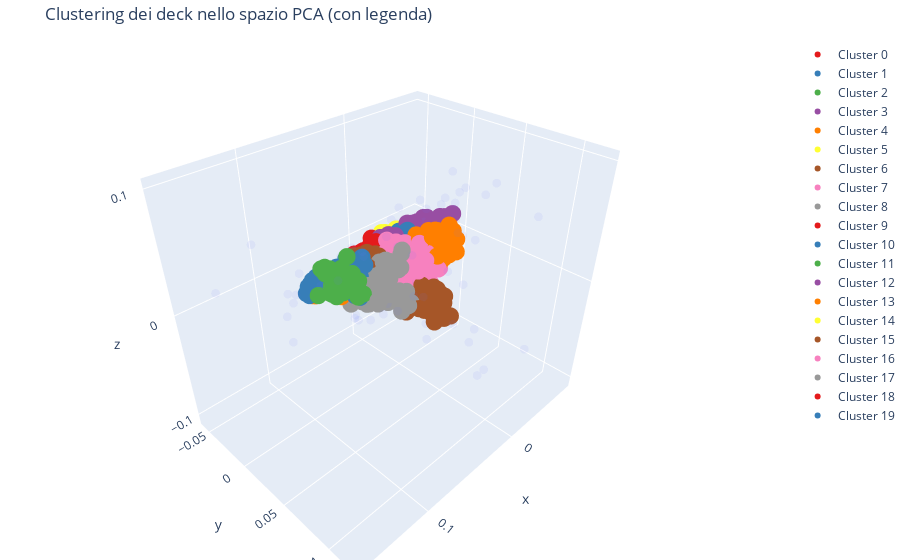

Notebook code cell kept with this figure:
### Code cell
from sklearn.cluster import KMeans
import plotly.graph_objects as go
import plotly.express as px
import numpy as np
import plotly.io as pio

# === Clustering come prima ===
N_DECK_CLUSTERS = 20
mask_valid = ~np.isnan(deck_points).any(axis=1)
deck_points_valid = deck_points[mask_valid]

kmeans_decks = KMeans(n_clusters=N_DECK_CLUSTERS, n_init="auto", random_state=RANDOM_STATE)
deck_clusters = np.full(len(decks), -1)
deck_clusters[mask_valid] = kmeans_decks.fit_predict(deck_points_valid)

df_out["deck_cluster"] = deck_clusters
df_out.to_csv(OUT_CSV, index=False)
print(f"Coordinate + cluster deck salvate in: {OUT_CSV.resolve()}")

# === Preparazione palette e mapping ===
palette = px.colors.qualitative.Set1
unique_clusters = sorted([c for c in np.unique(deck_clusters) if c != -1])
cluster_to_color = {c: palette[i % len(palette)] for i, c in enumerate(unique_clusters)}
cluster_to_color[-1] = "rgba(150,150,150,0.35)"

# === Crea figura e trace “sfondo carte” ===
fig2 = go.Figure()
fig2.add_trace(go.Scatter3d(
    x=coords[:, 0], y=coords[:, 1], z=coords[:, 2],
    mode="markers",
    marker=dict(size=3, opacity=0.08),
    showlegend=False,
    hoverinfo="skip",
    name="Carte"
))

# === Per ogni cluster, traccia i deck che appartengono a quel cluster ===
for cl in unique_clusters + [-1]:  # includi -1 se vuoi mostrare “non assegnati”
    mask = (deck_clusters == cl)
    if not mask.any():
        continue
    clr = cluster_to_color[cl]
    name = f"Cluster {cl}" if cl != -1 else "Non assegnati"
    fig2.add_trace(go.Scatter3d(
        x=deck_points[mask, 0],
        y=deck_points[mask, 1],
        z=deck_points[mask, 2],
        mode="markers",
        marker=dict(size=6, color=clr),
        text=[f"Deck {i}" for i in np.where(mask)[0]],
        hovertext=[deck_labels[i] for i in np.where(mask)[0]],
        hoverinfo="text",
        name=name
    ))

fig2.update_layout(
    title="Clustering dei deck nello spazio PCA (con legenda)",
    margin=dict(l=0, r=0, b=0, t=40),
    legend=dict(
        itemsizing="trace",
        bgcolor="rgba(255,255,255,0.8)"
    )
)
fig2.show()

# === Salva HTML ===
pio.write_html(fig2, OUT_HTML.with_name("decks_clusters_legend.html").as_posix(),
               include_plotlyjs="cdn", full_html=True)
print(f"Grafico cluster con legenda salvato in: {OUT_HTML.with_name('decks_clusters_legend.html').resolve()}")
